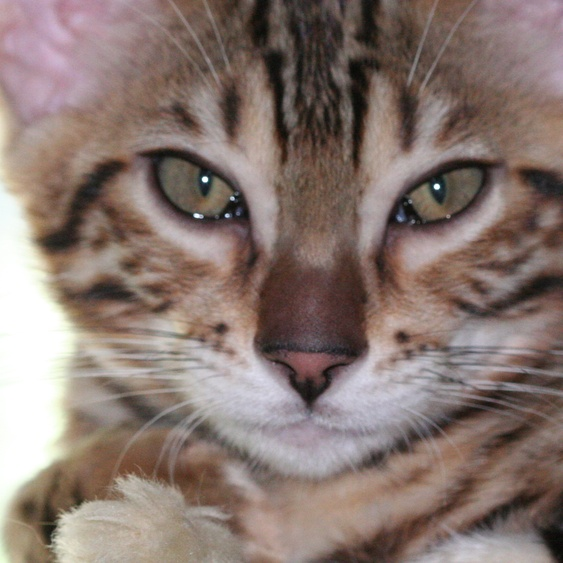
#> input picture Opgaver/LO4/CatData/cat_v1/bengal/IMG_9518.jpg, 563 x 563 px, shrunk from 1553 x 1553 before the run; its folder holds only this picture in this run
$ jupyter execute dataanalyse.ipynb
#> lines starting #> are read from the running program, lines starting #| are printed output that depends on the picture
#  SWMAL Opgave

## Dataanalyse

### Qa) Beskrivelse af datasæt til O4 projekt

I kurset er slutprojektet et bærende element, som I forventes at arbejde på igennem hele kurset
sideløbende med de forskellige undervisningsemner.

I skal selv vælge et O4 projekt–det anbefales at I vælger en problemstilling, hvor der allerede er data til rådighed og en god beskrivelse af data, dataopsamlingsmetode og problemstilling.

I denne opgave skal I:

* a) Give en kort konceptmæssig projektbeskrivelse af Jeres ide til O4 projekt.

* b) Beskrive jeres valgte datasæt med en kort forklaring af baggrund og hvor I har fået data fra.

* c) Beskrive data–dvs. hvilke features, antal samples, target værdier, evt. fejl/usikkerheder, etc.

* d) Forklare hvordan I ønsker at anvende datasættet – vil I fx. bruge det til at prædiktere noget
bestemt, lave en regression eller klassifikation, el.lign.

I vil nok komme til at anvende data også på andre måder i løbet af undervisningen – men det behøver I ikke nævne. Og det er også ok, hvis I ender med at bruge data på en anden måde end planlagt her.

Omfang af beskrivelsen forventes at være 1-2 sider.

### Qb) Dataanalyse af eget datasæt

Lav data analyse på jeres egne data og projekt.

Det indebærer de sædvanlige elementer såsom plotte histogrammer, middelværdi/median/spredning, analysere for outliers/korrupte data, forslag til skalering af data og lignende former for analyse af data.

For nogle typer data (fx billed-data), hvor features ikke har en specifik betydning, er det mest
histogrammer og lignende, som giver mening – det er helt o.k.

#### NOTE vdr. billeddatasæts

For billeddata fer hver pixel en feature, og alm. analyse beskrevet ovenfor giver ikke indsigt. Prøv i stedet for billeder at beskrive billedformater (JPEG, PNG osv. / RGB, HSV, gråtone, multispektral, etc.), størrelser af billeder, hvordan de er repræsenteret på disk (dirs osv.)

Giv også eksempler på billeder og evt. labels i billedesæt.

Histogrammer kan udføres på enkelte billeder, men kun i forbindelse med labelede områder---og bedst på billesæt med ens baggrunde.

Benytter i lyddata eller video gælder de samme begrænsinger som får billeder her.

### NOTE vdr. valg af datasæt til O4

I har frie hænder til at vælge O4 projekt og tilhørende datasæt og valg af datasæt og ide til O4 her er ikke endelig.

Dvs. at i løbende kan modificere projektbeskrivelse og, evt. om nødvendigt, vælge et andet datasæt senere, hvis jeres nuværende valg viser sig umuligt (men er en dyr proces).

Scope af O4 projekt bør også begrænses, så det passer til kurset og til den '_time-box_'ede aflevering.

### a. Concept

We want to build a robust image-classifier that predicts a cat’s breed from a single photo. The initial scope covers five breeds—Bengal, Domestic Shorthair, Maine Coon, Ragdoll, and Siamese, but the architecture will be modular (Each cat breed has their own folder) so adding new classes later requires only dropping more folders into the dataset, re-running the split and re-training or fine-tuning. We normalize inputs consistently, apply conservative augmentations to improve generalization (flip/rotate/brightness/contrast/zoom), and track performance with accuracy and macro-averaged F1. To understand model behavior, we’ll use a confusion matrix and per-class metrics; this is especially useful for visually similar breeds or when classes are imbalanced. The end product is a saved model artifact plus a small script that takes an image path and returns top-1 prediction with confidence, and maybe top-k probabilities for transparency.

### b. Dataset

We use the [Kaggle Cat's Breed Dataset](https://www.kaggle.com/datasets/yapwh1208/cats-breed-dataset), which provides exactly the five classes we target and already follows a directory-per-breed structure. This structure is compatible with standard loaders fx. (Keras `image_dataset_from_directory`) and plays nicely with reproducible train/validation/test splits. The pipeline stays open to growth: if we later collect more images for these breeds or introduce new breeds, we simply add folders with the appropriate names and rerun the preprocessing/splitting steps. This makes it straightforward to scale both the data and the classification without rewriting code.

### c. Dataset description

Each sample is a color photograph (commonly JPEG/PNG in RGB) with non-uniform resolution and aspect ratio. Labels are implicitly defined by folder names, which reduces the chance of metadata drift but can still contain occasional label noise (mis-sorted images). In a quick exploration pass, we verify the directory layout, count the images per class, and check for corrupt files or near-duplicates using a perceptual hash. We look at global summaries like width/height distributions and aspect ratios to inform the target input size and resizing policy (e.g., pad/crop vs. stretch). We also visualize single-image RGB histograms and small grids of random examples per class to spot systematic differences such as background bias (studio shots vs. household environments), lighting extremes, or watermark artifacts. To hold the scope of the project down we won't go through the pictures for background bias, as i might take a lot of time. There might be some issuese which could be mild class imbalance, resolution variance, and varied backgrounds that can mislead the model into learning context instead of the cat.

### d. Use of dataset

We’ll use the dataset for multiclass classification: given a cat photo, predict one breed among our five classes. Classification fits because the target is a discrete label, not a numeric value (so not regression). We’ll resize and convert to RGB to standardize inputs and stabilize training, then make stratified train/validation/test splits to get fair evaluation. For metrics, we pick accuracy for overall performance and macro-F1 so small classes count equally (We might add a cat breed with not a lot of pictures). We will use a confusion matrix that shows us which breeds the model confuses.

### Sources:

- [Kaggle Cat’s Breed Dataset](https://www.kaggle.com/datasets/yapwh1208/cats-breed-dataset)
- [scikit-learn: train_test_split (stratified splitting)](https://scikit-learn.org/stable/modules/generated/sklearn.model_selection.train_test_split.html)
- [scikit-learn: StratifiedKFold](https://scikit-learn.org/stable/modules/generated/sklearn.model_selection.StratifiedKFold.html)
- [scikit-learn: StratifiedShuffleSplit](https://scikit-learn.org/stable/modules/generated/sklearn.model_selection.StratifiedShuffleSplit.html)
- [scikit-learn: StratifiedGroupKFold](https://scikit-learn.org/stable/modules/generated/sklearn.model_selection.StratifiedGroupKFold.html)
- [scikit-learn: f1_score (use `average="macro"`) ](https://scikit-learn.org/stable/modules/generated/sklearn.metrics.f1_score.html)
- [scikit-learn: confusion_matrix](https://scikit-learn.org/stable/modules/generated/sklearn.metrics.confusion_matrix.html)
- [scikit-learn: ConfusionMatrixDisplay](https://scikit-learn.org/stable/modules/generated/sklearn.metrics.ConfusionMatrixDisplay.html)
- [scikit-learn: classification_report](https://scikit-learn.org/stable/modules/generated/sklearn.metrics.classification_report.html)
- [scikit-learn: cross_validate (multi-metric CV)](https://scikit-learn.org/stable/modules/generated/sklearn.model_selection.cross_validate.html)
- [scikit-learn User Guide: Metrics & scoring (classification metrics)](https://scikit-learn.org/stable/modules/model_evaluation.html)
- [scikit-learn User Guide: Cross-validation](https://scikit-learn.org/stable/modules/cross_validation.html)

We start by setting the dataset path, importing the libraries, and configuring plotting so the rest of the notebook knows where the images are and can visualize results consistently.

[cell 1]
# Setup: Datapath and imports
DATA_DIR = "CatData/cat_v1"

from pathlib import Path
import numpy as np
import pandas as pd
from PIL import Image, UnidentifiedImageError
import matplotlib.pyplot as plt

plt.rcParams["figure.figsize"] = (8,5)
plt.rcParams["axes.grid"] = True

Next, we scan the class folders, open each image, and record format, color mode, width, height, and aspect ratio to build a simple metadata table.

[cell 2]
# Scan dataset (formats, color spaces, sizes)
IMG_EXTS = {".jpg",".jpeg",".png",".bmp",".gif",".tif",".tiff",".webp"}

rows, bad = [], []
root = Path(DATA_DIR)
classes = sorted([d.name for d in root.iterdir() if d.is_dir()])

for cls in classes:
    for p in (root/cls).rglob("*"):
        if p.is_file() and p.suffix.lower() in IMG_EXTS:
            try:
                with Image.open(p) as im:
#> im is the input picture: PIL image 563x563 RGB; mean R, G, B 136.3, 119.2, 112.7
                    im.load()
                    w, h = im.size
#> w = 563; h = 563
                    rows.append({
                        "path": str(p),
                        "label": cls,
                        "format": im.format,    # JPEG, PNG, ...
                        "mode": im.mode,        # RGB, L, RGBA, ...
                        "width": w,
                        "height": h,
                        "aspect": (w/h if h else np.nan)
                    })
            except (UnidentifiedImageError, OSError):
                bad.append(str(p))
#> pass 2 of the loop `for cls in classes:`:
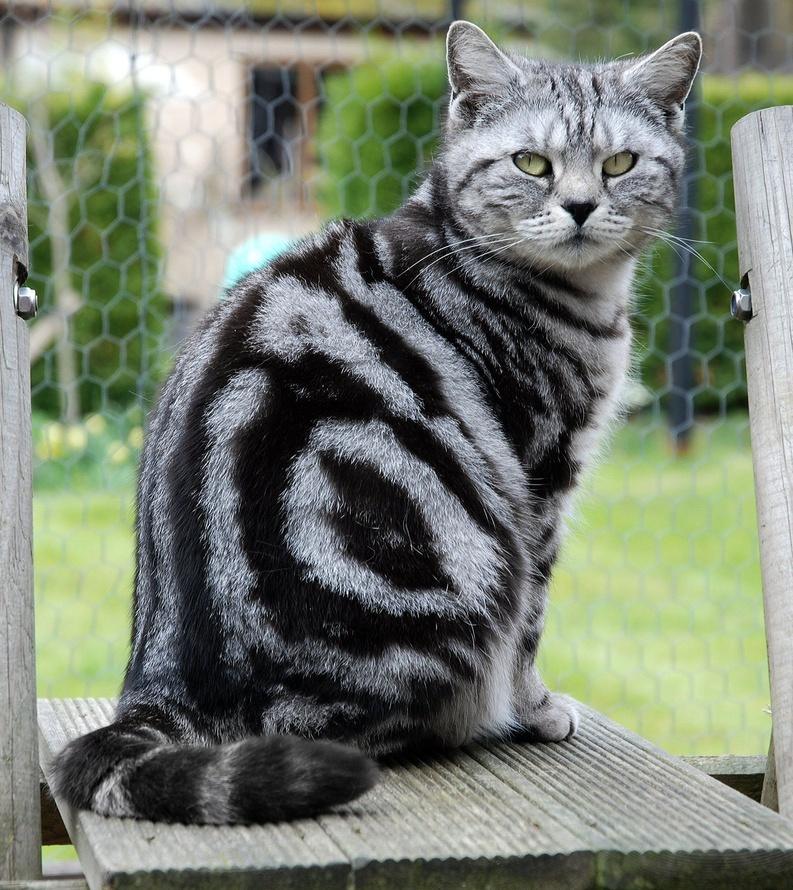
#> input picture Opgaver/LO4/CatData/cat_v1/domestic_shorthair/189edc1cdd4d2ad45352e6d5a05ebdf2.jpg, 793 x 890 px, shrunk from 2189 x 2456 before the run
#> im is the input picture: PIL image 793x890 RGB; mean R, G, B 119.7, 127.1, 113

meta = pd.DataFrame(rows)
#> meta = table of 2 rows and 7 columns
print(f"Classes: {classes}")
print(f"Total images: {len(meta)}  |  Unreadable: {len(bad)}")
#| Total images: 2  |  Unreadable: 0
meta.head()
#> Out = table of 2 rows and 7 columns

Then we print a directory tree to document how the data are organized on disk, showing the root and the class subfolders.

[cell 3]
# Representation on disk (folder structure)
def print_tree(path: Path, max_depth=1):
    def _walk(p, prefix="", depth=0):
#> called with prefix = '', depth = 0
        if depth > max_depth: return
        entries = sorted(p.iterdir(), key=lambda x: (not x.is_dir(), x.name.lower()))
        for i, e in enumerate(entries[:50]):  # truncate for readability
            is_last = (i == len(entries)-1)
            branch = "└── " if is_last else "├── "
            print(prefix + branch + e.name + ("/" if e.is_dir() else ""))
            if e.is_dir():
                _walk(e, prefix + ("    " if is_last else "│   "), depth+1)
#> pass 2 of the loop in _walk, `for i, e in enumerate(entries[:50]):`:
    print(p.name + "/")
    _walk(path)

print_tree(root, max_depth=1)

After that, we show class counts and simple tables of image formats and color modes. This checks how balanced the classes are and what kinds of files we have.

[cell 4]
# Basic tables
# Class counts
cls_counts = meta["label"].value_counts().sort_index()
display(pd.DataFrame({"count": cls_counts}))

# Formats & color spaces
display(meta["format"].value_counts().to_frame("count").rename_axis("format"))
display(meta["mode"].value_counts().to_frame("count").rename_axis("mode"))

We then compute size stats per class and plot histograms of width, height, and aspect ratio. This tells us how big images are and helps if we want to choose a standard resize.

[cell 5]
# Size statistics + histograms (width/height/aspect)
size_stats = (meta
    .assign(megapix=(meta["width"]*meta["height"])/1e6)
    .groupby("label")[["width","height","aspect","megapix"]]
    .agg(["count","min","median","mean","max"]))
#> size_stats = table of 2 rows and 20 columns
display(size_stats)

fig, axes = plt.subplots(1,3, figsize=(14,4))
axes[0].hist(meta["width"],  bins=40); axes[0].set_title("Width (px)");  axes[0].set_xlabel("px")
axes[1].hist(meta["height"], bins=40); axes[1].set_title("Height (px)"); axes[1].set_xlabel("px")
axes[2].hist(meta["aspect"], bins=40); axes[2].set_title("Aspect ratio (w/h)"); axes[2].set_xlabel("ratio")
plt.tight_layout(); plt.show()
#> after `plt.tight_layout()`:
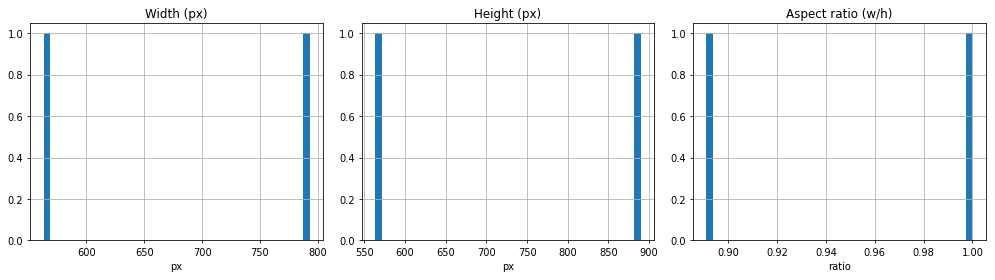
#> figure drawn by matplotlib, 3 panels

Next, we show a small grid of example images for each class with their labels. This is a quick visual check that the data look right.

[cell 6]
# Examples & labels (image grid)
def show_examples(df, per_class=4):
#> called with per_class = 4
    labels = sorted(df["label"].unique())
    nrows, ncols = len(labels), per_class
    fig, axes = plt.subplots(nrows, ncols, figsize=(2.8*ncols, 2.8*nrows))
    if nrows == 1: axes = np.array([axes])
    for r, lab in enumerate(labels):
        subset = df[df["label"]==lab]
        sample = subset.sample(min(per_class, len(subset)), random_state=42)
        for c, (_, row) in enumerate(sample.iterrows()):
            ax = axes[r, c] if ncols>1 else axes[r, 0]
            img = Image.open(row["path"]).convert("RGB")
            ax.imshow(img); ax.set_axis_off()
            if c == 0: ax.set_title(lab)
#> pass 2 of the loop in show_examples, `for r, lab in enumerate(labels):`:
    plt.suptitle("Example images per class", y=0.995)
    plt.tight_layout(); plt.show()
#> after `plt.tight_layout()`:
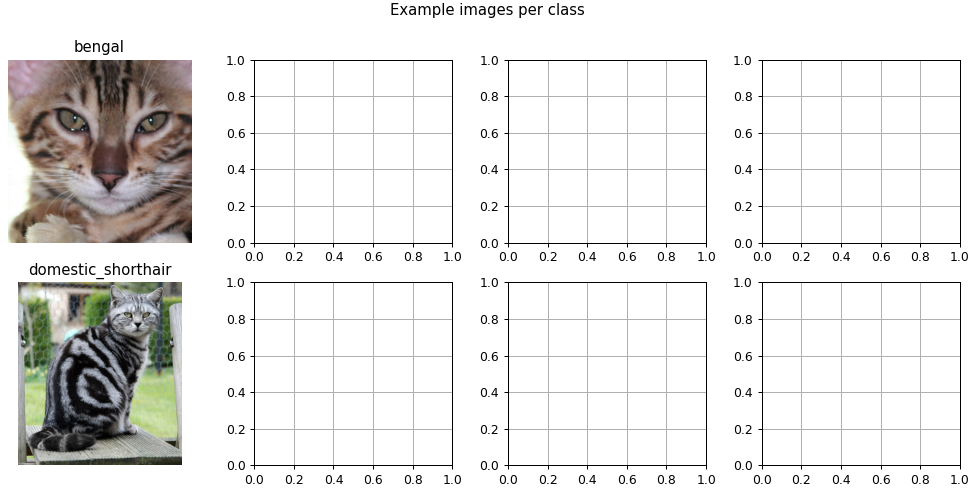
#> figure drawn by matplotlib, 2 panels

show_examples(meta, per_class=4)

We also plot RGB histograms for one image per class. That gives a basic view of brightness and color for single images.

[cell 7]
# Histograms on individual images
def plot_image_and_histogram(image_path, bins=32):
    im = Image.open(image_path).convert("RGB")
    arr = np.asarray(im, dtype=np.uint8)
    fig = plt.figure(figsize=(10,4))
    ax1 = plt.subplot(1,2,1)
    ax1.imshow(im); ax1.set_axis_off(); ax1.set_title(Path(image_path).parent.name)
    ax2 = plt.subplot(1,2,2)
    for ch, name in enumerate(["R","G","B"]):
        hist, edges = np.histogram(arr[...,ch].ravel(), bins=bins, range=(0,255))
        centers = 0.5*(edges[1:]+edges[:-1])
        ax2.plot(centers, hist, label=name)
    ax2.set_title("Pixel-value histogram"); ax2.set_xlabel("0–255"); ax2.legend()
    plt.tight_layout(); plt.show()

print("Single-image histograms (one per class):")
for lab in sorted(meta["label"].unique()):
    ex = meta[meta["label"]==lab]
#> ex = table of 1 rows and 7 columns
    if len(ex):
        plot_image_and_histogram(ex.iloc[0]["path"], bins=32)
#> in plot_image_and_histogram, `plt.tight_layout()`:
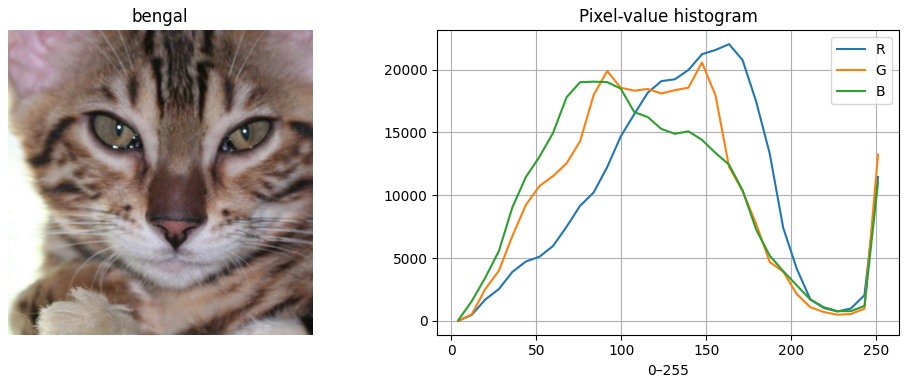
#> figure drawn by matplotlib, 2 panels; panel 2: curve peaks at x = 163.4, y = 22022; panel 2: curve peaks at x = 147.4, y = 20566; panel 2: curve peaks at x = 83.67, y = 19039
#> pass 2 of the loop `for lab in sorted(meta["label"].unique()):`:
#> in plot_image_and_histogram (call 2), `plt.tight_layout()`:
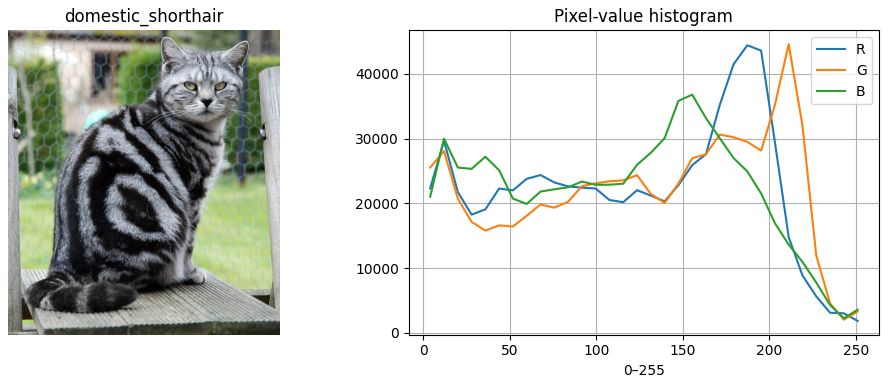
#> figure drawn by matplotlib, 2 panels; panel 2: curve peaks at x = 187.3, y = 44409; panel 2: curve peaks at x = 211.2, y = 44578; panel 2: curve peaks at x = 155.4, y = 36780
